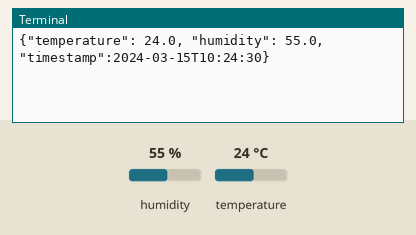
Bench run of a program on a simulated Raspberry Pi (BCM pin numbers). Parts: the last lines printed to the terminal. The inputs (shaded band) are chosen by the test bench; at power-on: humidity 55 %, temperature 24 °C. The clock reads 2024-03-15 10:24:30 at power-on unless the program sets it; no MQTT or app messages arrive unless stated.

Above: at 1.3 s.
1.4 s: humidity set to 22 %
At 6.4 s:
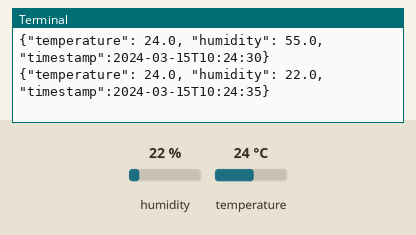
6.9 s: temperature set to 12 °C
At 10.8 s:
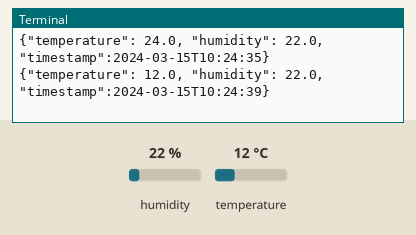
12.4 s: humidity set to 40 %
At 15.2 s:
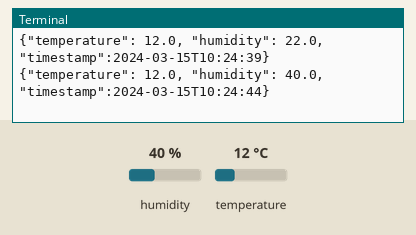
Timing chart, 0 to 16.7 s (numbered marks = the images above; inputs shaded):
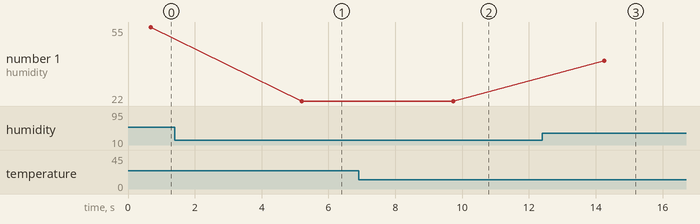

The program:

iot_thing_topic_connect.py
```python
from AWSIoTPythonSDK.MQTTLib import AWSIoTMQTTClient
import weather_station_reporter
import logging
from time import sleep
import json
import datetime

clientId = "mypythoncodetempo"
thingName = "Tempo"
myAWSIoTMQTTClient = AWSIoTMQTTClient(clientId)
myAWSIoTMQTTClient.configureEndpoint(
    "a2dixiflmrhbet-ats.iot.us-east-2.amazonaws.com", 8883)
myAWSIoTMQTTClient.configureCredentials(
    "./certs/AmazonRootCA1.pem", "./certs/5e3cf63a5a-private.pem.key", "./certs/5e3cf63a5a-certificate.pem.crt")

# AWSIoTMQTTClient connection configuration
myAWSIoTMQTTClient.configureAutoReconnectBackoffTime(1, 32, 20)
myAWSIoTMQTTClient.configureConnectDisconnectTimeout(10)  # 10 sec
myAWSIoTMQTTClient.configureMQTTOperationTimeout(5)  # 5 sec

# Connect to AWS IoT
myAWSIoTMQTTClient.connect()
myAWSIoTMQTTClient.publish("raspi/temphum", "connected", 0)

while True:
    now = now = datetime.datetime.now().strftime('%Y-%m-%dT%H:%M:%S')
    ws = weather_station_reporter.WeatherStation()
    w_data = ws.get_weather_data()

    # Create message payload
    if w_data is not None:
        # payload = {"state": {"reported": {
        #     "temperature": w_data.temperature, "humidity": w_data.humidity, "isOn": True}}}
        print(w_data.to_json())
        myAWSIoTMQTTClient.publish("raspi/temphum", w_data.to_json(), 0)
        sleep(4)
    else:
        print("unable to connect")
```

weather_station_reporter.py
```python
import Adafruit_DHT
import time
import datetime
class WeatherStation:
    def __init__(self):
        self.DHT_SENSOR = Adafruit_DHT.DHT22
        self.DHT_PIN = 4

    def get_weather_data(self):
        humidity, temperature = Adafruit_DHT.read(self.DHT_SENSOR, self.DHT_PIN)
        date = datetime.datetime.utcnow().strftime('%Y-%m-%dT%H:%M:%S')
        if humidity is not None and temperature is not None:
            return WeatherData(temperature, humidity, date)
        else:
            return None

class WeatherData:
    def __init__(self, temperature, humidity, date):
        self.temperature = temperature
        self.humidity = humidity
        self.date = date

    def to_json(self):
        return '{{"temperature": {temperature}, "humidity": {humidity}, "timestamp":{date}}}'.format( \
            temperature = self.temperature, humidity = self.humidity, date = self.date)
```

Measured:
- after the input at 1.4 s, the terminal: prints a new line after 3.8 s (image 1)
- after the input at 6.9 s, the terminal: prints a new line after 2.8 s (image 2)
- after the input at 12.4 s, the terminal: prints a new line after 1.9 s (image 3)
- plotted number 1: 55 → 22 after the input at 1.4 s, 22 → 40 after the input at 12.4 s
